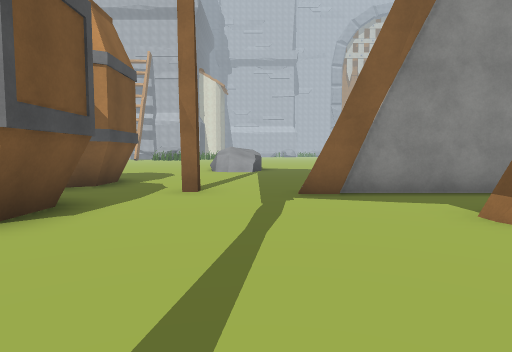
View 1 (above)

24 first-person views from a walk through a Unity game level. The camera is 1.5 m above the floor, tilts 4° down and sees 75° across. The floor is counted in squares, 2 m on a side. Each view is taken from the middle of a square. On the plan, view 1 faces up. The plan holds only what a view shows up to about 11 squares ahead; the rest is blank. The place goes on beyond the plan. Some animated figures are left out. Some surface patterns are stand-ins.

View 2
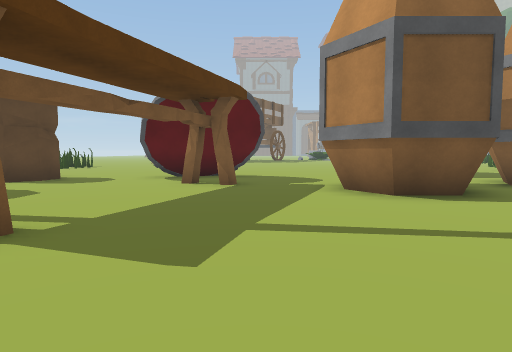

View 3
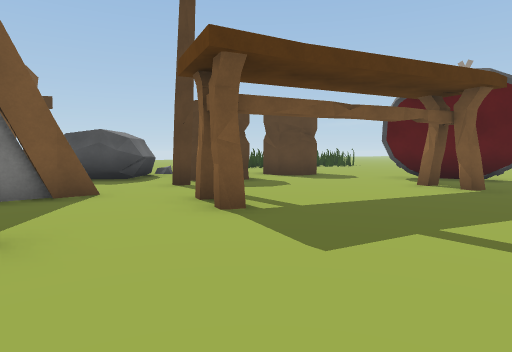

View 4
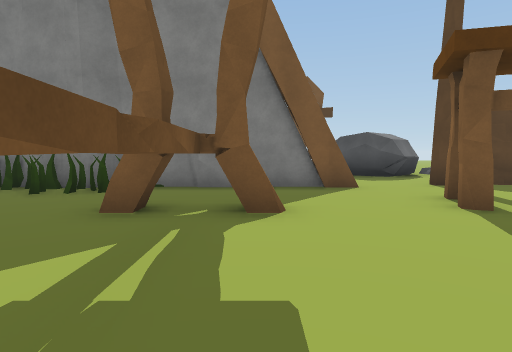

View 5
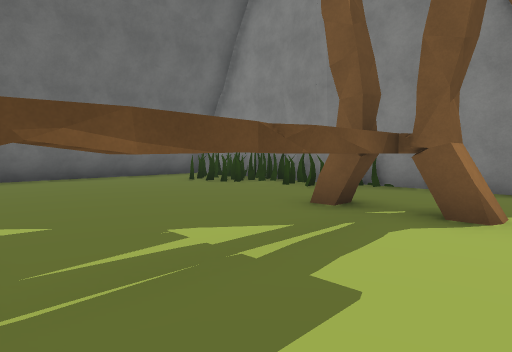

View 6
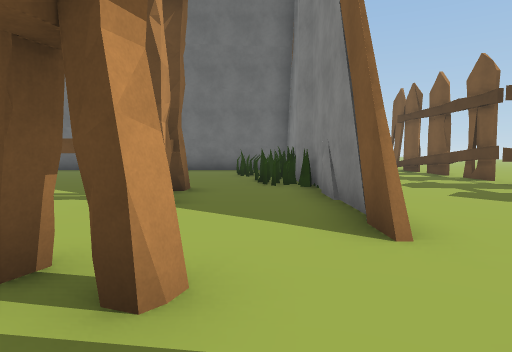

View 7
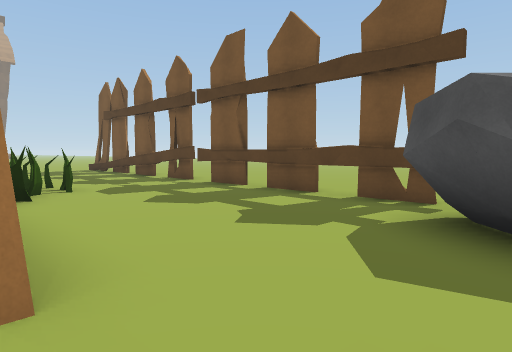

View 8
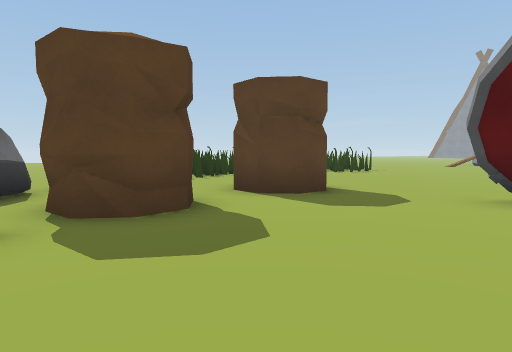

View 9
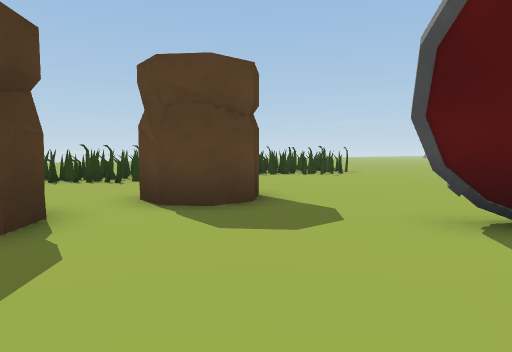

View 10
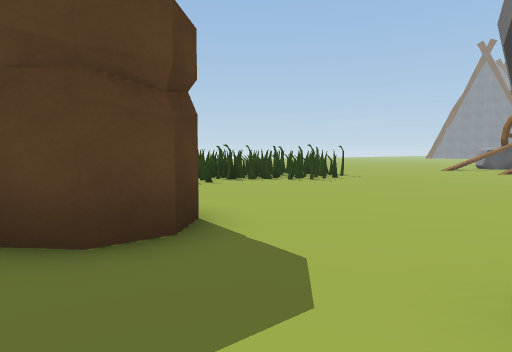

View 11
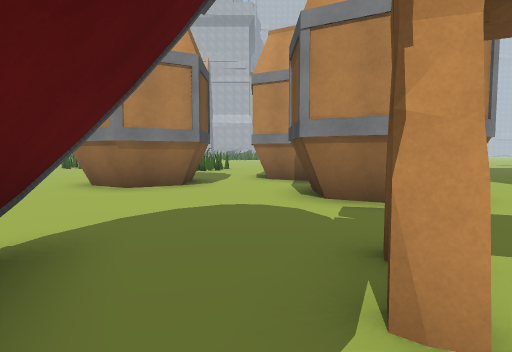

View 12
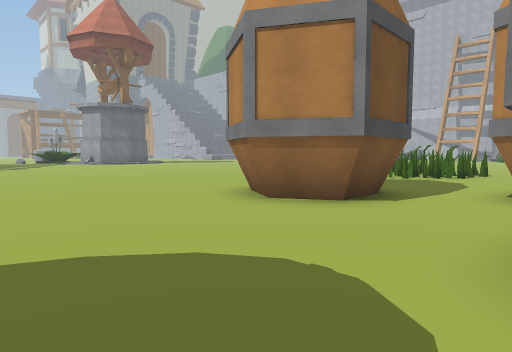

View 13
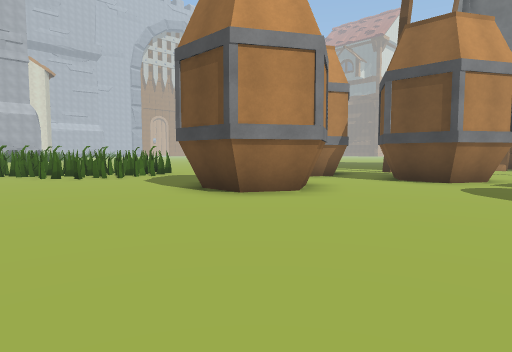

View 14
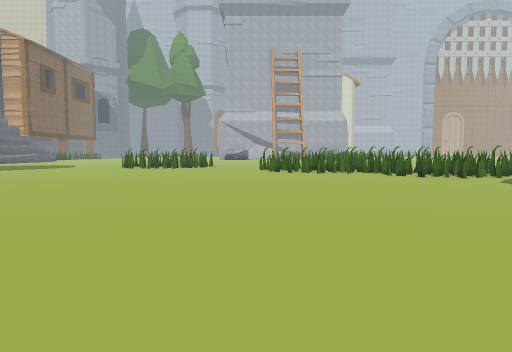

View 15
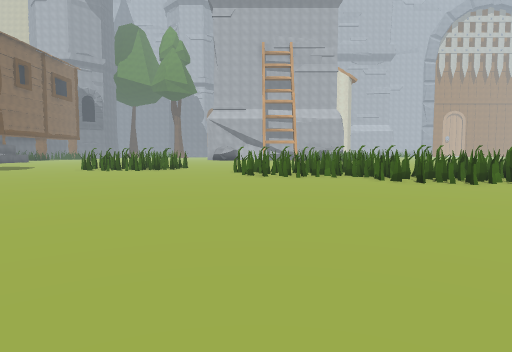

View 16
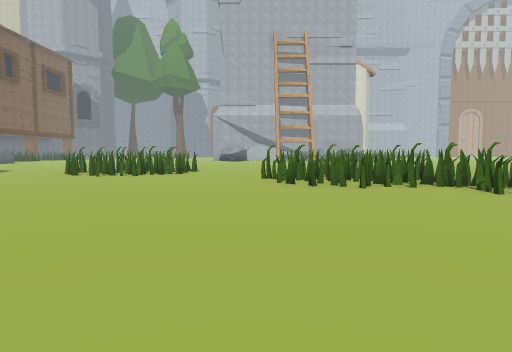

View 17
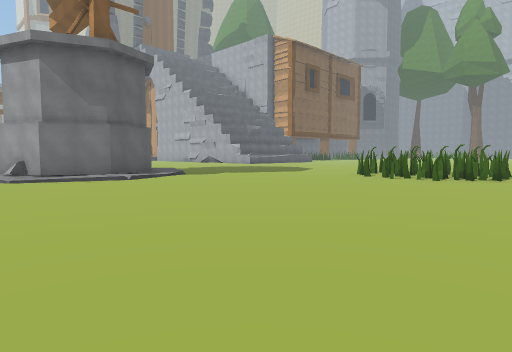

View 18
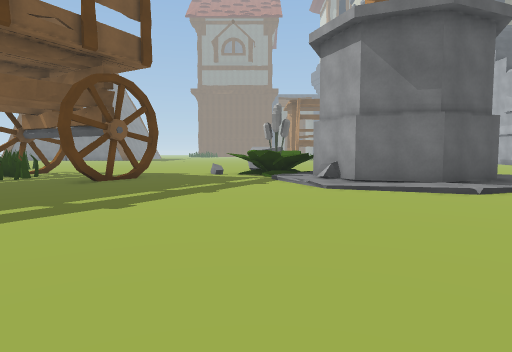

View 19
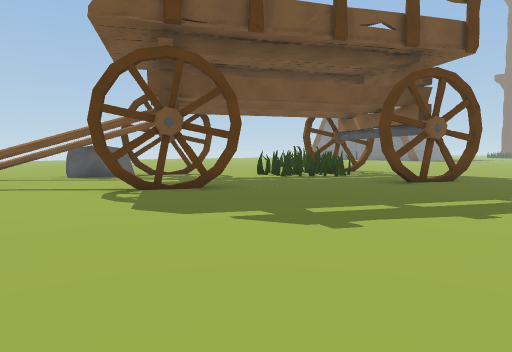

View 20
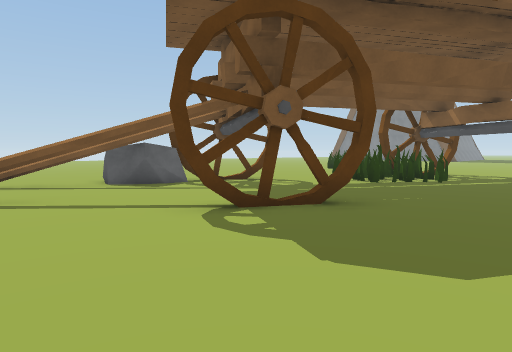

View 21
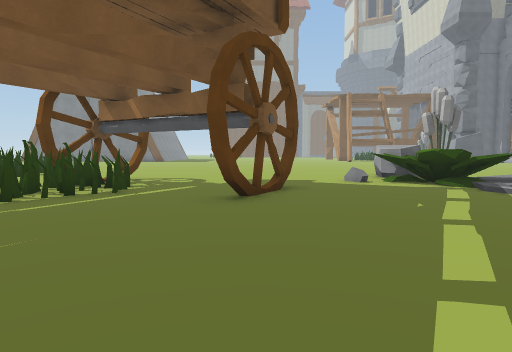

View 22
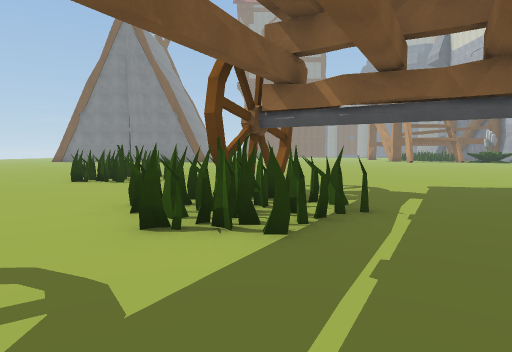

View 23
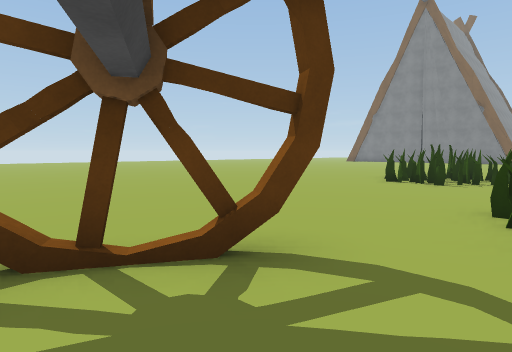

View 24
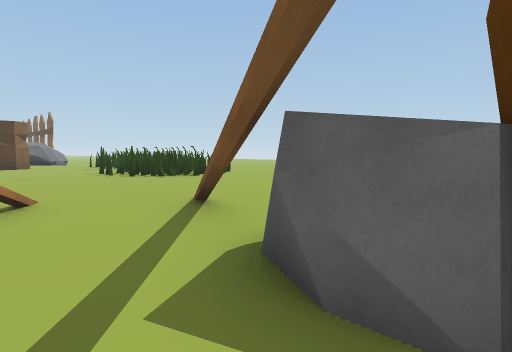

### Floor plan
Key: @ floor where view 1 was taken; # wall or solid block; x gap in a wall; . main floor; : floor 0.25 m higher than the main floor; / step, stairs or slope; = window, fence, low wall or low ledge; T thing the floor can be seen under or through; O other object.
Columns run from 36 left of view 1 to 9 right of it. Each row starts with its distance up from view 1.
 17              .####...#  #
 16              ........# ###
 15             .........#######
 14            ..........###=#####
 13         :/............##.#####
 12         #:/..............####.
 11         ##/..............###... ......
 10         #:/.................... ......
  9     OO#O#/....................  #.....
  8   OOOO/:/.....................###.....
  7   OOOOO...................###..##..#..
  6 ....O.....................###........#####
  5 ...........................##..###.......
  4 ......#........................###.....##
  3 .......##........ .............###......#.. ..
  2 .................  .....................#.....
  1  ................   . ......T...........T.....
  0   ..#.OO...##....         ..TT.#....@...T.....
 -1   ..#OOOO....#...           .T.........TT.....
 -2   ....OOO.......          ...T......#.........
 -3   .............#     ......................O.O
 -4 OOO......##.....=....................########O
 -5 OOO........#OTT..............##..O.#.....##OOO
 -6  O......... O../.............O#.. ........OO..
 -7 ........... ..................... .O..........
 -8 ........... .........####.......  OOO.........
 -9     .......  .. .....###### ....    .TTTx#x#xx
-10     .......      ...      # OOO.     ...   ..

Positions as (right, up) in squares from view 1, and headings:
1: (0, 0), facing up
2: (3, 1), facing left
3: (3, 2), facing down-left
4: (3, 3), facing down
5: (2, 3), facing down-right
6: (-2, -3), facing right
7: (-1, -4), facing down-right
8: (-1, -1), facing down-left
9: (-3, -1), facing down-left
10: (-5, -2), facing down-left
11: (-6, -2), facing up
12: (-5, 1), facing up-left
13: (-14, 1), facing up-right
14: (-16, 1), facing up
15: (-15, 3), facing up
16: (-16, 6), facing up
17: (-17, 7), facing up-left
18: (-20, 7), facing left
19: (-20, 6), facing down-left
20: (-20, 3), facing down-left
21: (-23, 3), facing left
22: (-25, -1), facing left
23: (-25, -2), facing down-left
24: (-25, -3), facing down-right
